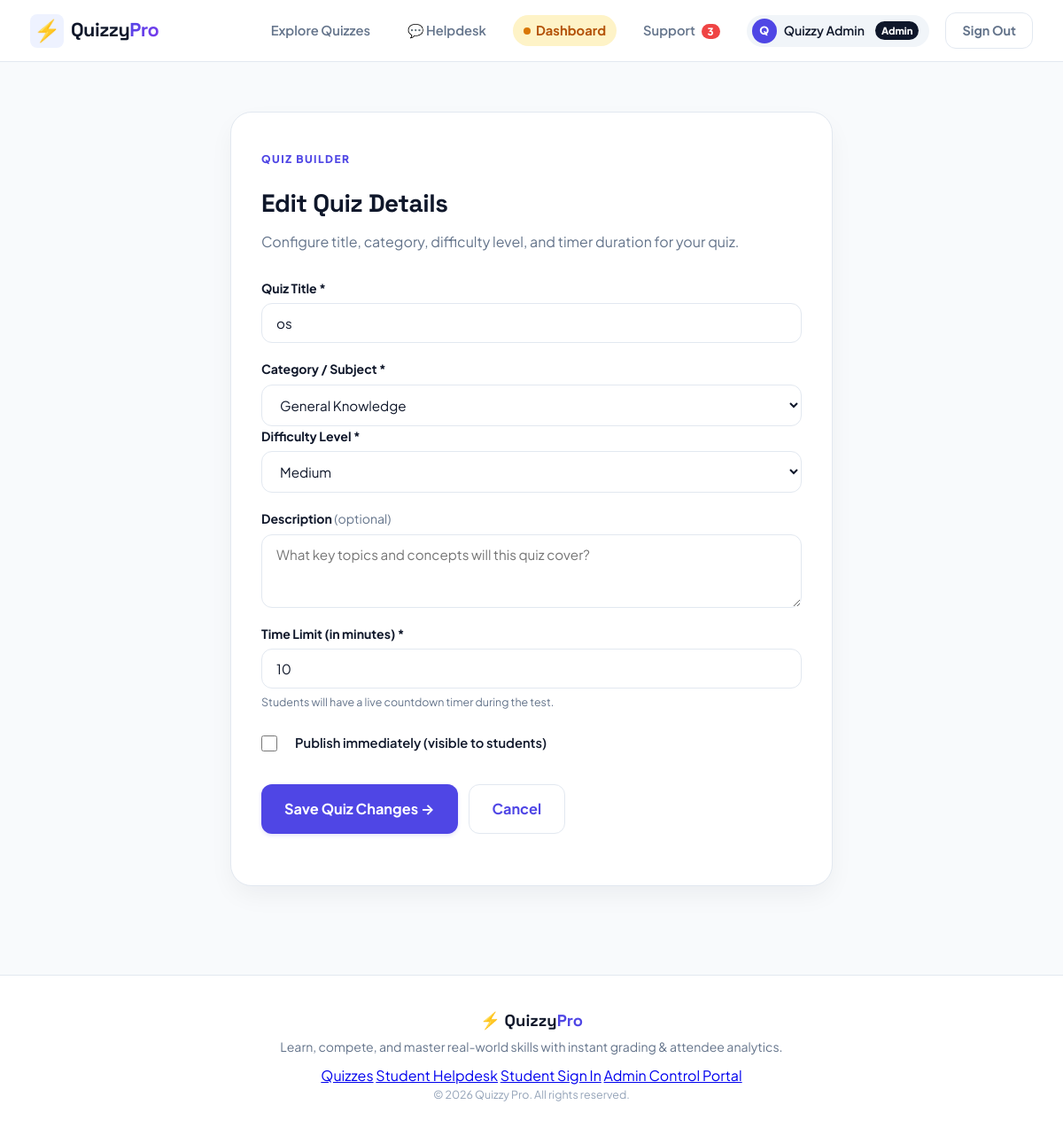
/admin/quiz/2/edit (signed in), run on the app's committed database.
### tables this page shows
CREATE TABLE quizzes(
          id INTEGER PRIMARY KEY, title TEXT NOT NULL, description TEXT DEFAULT '',
          duration INTEGER NOT NULL DEFAULT 10, published INTEGER NOT NULL DEFAULT 1, category TEXT DEFAULT 'General', difficulty TEXT DEFAULT 'Medium', created_at TEXT DEFAULT '');

### app.py (the view, shortened to what this page needs)
@app.route("/admin/quiz/<int:quiz_id>/edit", methods=["GET", "POST"])
@admin_required
def edit_quiz(quiz_id):
    with db() as con:
        quiz = con.execute("SELECT * FROM quizzes WHERE id=?", (quiz_id,)).fetchone()
    if not quiz:
        flash("Quiz not found.", "warning")
        return redirect(url_for("admin"))
    return render_template("quiz_form.html", quiz=quiz)

### app.py (called while the page is built)
def db():
    con = sqlite3.connect(DB)
    con.row_factory = sqlite3.Row
    con.execute("PRAGMA foreign_keys = ON;")
    return con

@app.context_processor
def inject_globals():
    user = session.get("user")
    open_tickets = 0
    if user and user.get("role") == "admin":
        try:
            with db() as con:
                row = con.execute("SELECT COUNT(*) AS c FROM helpdesk_tickets WHERE status='Open'").fetchone()
                if row:
                    open_tickets = row["c"]
        except Exception:
            open_tickets = 0
    return {
        "current_user": user,
        "admin_open_tickets": open_tickets
    }

def admin_required(fn):
    @wraps(fn)
    def wrapper(*args, **kwargs):
        user = session.get("user")
        if not user or user.get("role") != "admin":
            flash("Administrator login required. Please sign in through the Admin Portal.", "danger")
            return redirect(url_for("admin_login"))
        return fn(*args, **kwargs)
    return wrapper

### templates/quiz_form.html (shortened to what this page needs)
{% extends "base.html" %}
{% block content %}
<div class="auth-wrapper form-wrapper-wide">
  <div class="auth-card form-card">
    <div class="auth-header">
      <div class="eyebrow">QUIZ BUILDER</div>
      <h1 class="auth-title">{{ 'Edit Quiz Details' if quiz else 'Create a New Quiz' }}</h1>
      <p class="muted">Configure title, category, difficulty level, and timer duration for your quiz.</p>
    </div>
    <form method="post" action="{{ url_for('edit_quiz', quiz_id=quiz.id) if quiz else url_for('new_quiz') }}" class="auth-form">
      <div class="form-group">
        <label for="title" class="form-label">Quiz Title *</label>
        <input
          id="title"
          type="text"
          name="title"
          class="form-input"
          value="{{ quiz.title if quiz else '' }}"
          required
          autofocus
          placeholder="e.g. Python Fundamentals & OOP"
        >
      </div>
      <div class="form-row">
        <div class="form-group flex-1">
          <label for="category" class="form-label">Category / Subject *</label>
          <select id="category" name="category" class="form-input" required>
            <option value="General" {% if quiz and quiz.category == 'General' %}selected{% endif %}>General Knowledge</option>
          </select>
        </div>
        <div class="form-group flex-1">
          <label for="difficulty" class="form-label">Difficulty Level *</label>
          <select id="difficulty" name="difficulty" class="form-input" required>
            <option value="Medium" {% if quiz and quiz.difficulty == 'Medium' %}selected{% endif %}>Medium</option>
          </select>
        </div>
      </div>
      <div class="form-group">
        <label for="description" class="form-label">Description <span class="muted font-normal">(optional)</span></label>
        <textarea
          id="description"
          name="description"
          class="form-input form-textarea"
          rows="3"
          placeholder="What key topics and concepts will this quiz cover?"
        >{{ quiz.description if quiz else '' }}</textarea>
      </div>
      <div class="form-group">
        <label for="duration" class="form-label">Time Limit (in minutes) *</label>
        <input
          id="duration"
          type="number"
          name="duration"
          class="form-input"
          min="1"
          max="180"
          value="{{ quiz.duration if quiz else 10 }}"
          required
        >
        <span class="field-hint muted text-xs">Students will have a live countdown timer during the test.</span>
      </div>
      <div class="checkbox-group">
        <label class="custom-checkbox">
          <input type="checkbox" name="published" {% if not quiz or quiz.published %}checked{% endif %}>
          <span class="checkbox-text">Publish immediately (visible to students)</span>
        </label>
      </div>
      <div class="form-actions-split">
        <button type="submit" class="button button-lg">
          {{ 'Save Quiz Changes →' if quiz else 'Continue to Add Questions →' }}
        </button>
        <a href="{{ url_for('admin') }}" class="button button-outline button-lg">
          Cancel
        </a>
      </div>
    </form>
  </div>
</div>
{% endblock %}

### static/style.css (style rules this page uses)
:root { --primary: #4f46e5; --primary-hover: #4338ca; --primary-light: #eef2ff; --primary-gradient: linear-gradient(135deg, #4f46e5 0%, #7c3aed 100%); --accent-amber: #f59e0b; --accent-red: #ef4444; --accent-green: #10b981; --bg-page: #f8fafc; --bg-surface: #ffffff; --bg-muted: #f1f5f9; --text-main: #0f172a; --text-body: #334155; --text-muted: #64748b; --text-light: #94a3b8; --border-color: #e2e8f0; --border-focus: #818cf8; --shadow-sm: 0 1px 2px 0 rgba(0, 0, 0, 0.05); --shadow-md: 0 4px 6px -1px rgba(0, 0, 0, 0.07), 0 2px 4px -2px rgba(0, 0, 0, 0.05); --shadow-lg: 0 10px 15px -3px rgba(0, 0, 0, 0.08), 0 4px 6px -4px rgba(0, 0, 0, 0.04); --shadow-card: 0 12px 30px -4px rgba(15, 23, 42, 0.06); --radius-sm: 8px; --radius-md: 12px; --radius-lg: 18px; --radius-pill: 9999px; --font-main: 'Plus Jakarta Sans', system-ui, -apple-system, sans-serif; --font-heading: 'Space Grotesk', system-ui, sans-serif; }
*, *::before, *::after { box-sizing: border-box; margin: 0; padding: 0; }
body { font-family: var(--font-main); background-color: var(--bg-page); color: var(--text-body); line-height: 1.6; min-height: 100vh; display: flex; flex-direction: column; -webkit-font-smoothing: antialiased; }
.eyebrow { display: inline-block; font-size: 0.75rem; font-weight: 800; letter-spacing: 1.5px; color: var(--primary); text-transform: uppercase; margin-bottom: 12px; }
.button { display: inline-flex; align-items: center; justify-content: center; gap: 8px; background: var(--primary); color: white; border: none; border-radius: var(--radius-md); padding: 11px 20px; font-family: var(--font-main); font-size: 0.95rem; font-weight: 700; text-decoration: none; cursor: pointer; transition: all 0.2s ease; box-shadow: 0 2px 4px rgba(79, 70, 229, 0.15); }
.button-lg { padding: 14px 26px; font-size: 1.02rem; border-radius: var(--radius-md); }
.button-outline { background: transparent; color: var(--primary); border: 1.5px solid var(--border-color); box-shadow: none; }
.muted { color: var(--text-muted); }
.auth-wrapper { max-width: 460px; margin: 20px auto; }
.form-wrapper-wide { max-width: 680px; }
.auth-card { background: var(--bg-surface); border: 1px solid var(--border-color); border-radius: 24px; padding: 38px 34px; box-shadow: var(--shadow-card); }
.auth-title { font-family: var(--font-heading); font-size: 1.75rem; font-weight: 800; color: var(--text-main); letter-spacing: -0.5px; margin: 6px 0 8px; }
.auth-form { display: flex; flex-direction: column; gap: 18px; margin: 28px 0 20px; }
.form-group { display: flex; flex-direction: column; gap: 6px; }
.form-group label { font-size: 0.88rem; font-weight: 700; color: var(--text-main); }
.form-group input, .form-group textarea, .form-group select { width: 100%; padding: 12px 16px; border: 1.5px solid var(--border-color); border-radius: var(--radius-md); font-family: var(--font-main); font-size: 0.95rem; color: var(--text-main); background: var(--bg-surface); transition: all 0.2s ease; }
.field-hint { font-size: 0.78rem; color: var(--text-muted); }
.checkbox-group { margin: 6px 0; }
.custom-checkbox { display: flex; align-items: center; gap: 10px; cursor: pointer; font-size: 0.92rem; font-weight: 600; color: var(--text-main); }
.custom-checkbox input { accent-color: var(--primary); width: 18px; height: 18px; }
.form-actions-split { display: flex; gap: 12px; margin-top: 10px; }
.font-normal { font-weight: 400; }
.form-textarea { resize: vertical; font-family: inherit; }

### data on the page
quizzes: title "os", category "General Knowledge", difficulty "Medium", duration "10"

### other printed values
{{ admin_open_tickets }} "3"
{{ current_user.name[:1]|upper }} "Q"
{{ current_user.name }} "Quizzy Admin"
{{ current_user.role|capitalize }} "Admin"
{{ 'Edit Quiz Details' if quiz else 'Create a New Quiz' }} "Edit Quiz Details"
{{ 'Save Quiz Changes →' if quiz else 'Continue to Add Questions →' }} "Save Quiz Changes →"
